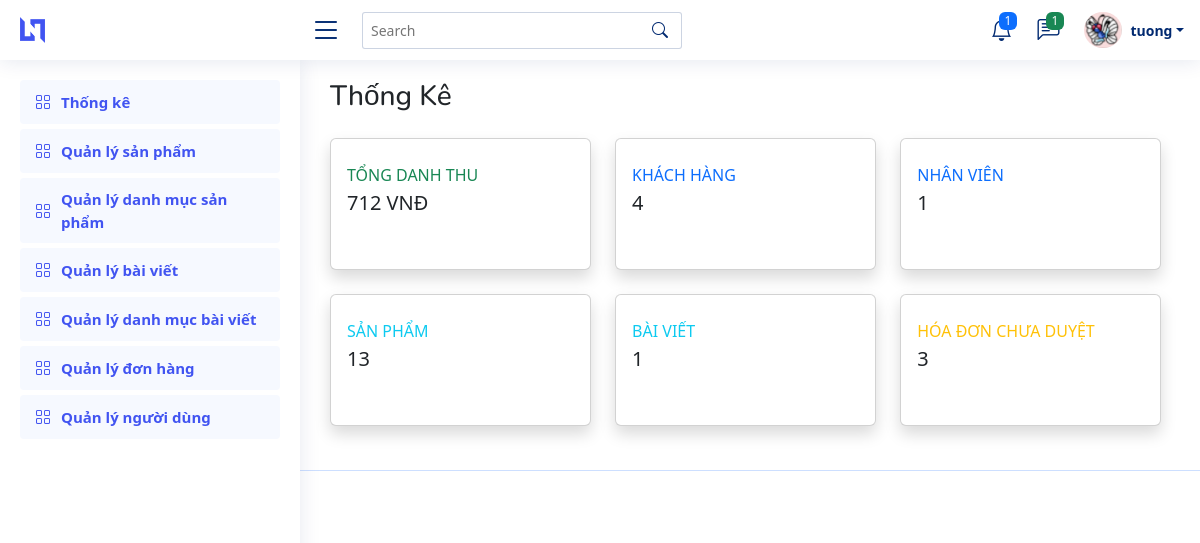
Screenshot of /Admin/index.php (signed in) with the database file from the repository.
### tables this page shows
CREATE TABLE `nguoidung` (
  `id_nguoidung` int(200) NOT NULL,
  `tennguoidung` varchar(200) NOT NULL,
  `diachi` varchar(200) NOT NULL,
  `matkhau` varchar(200) NOT NULL,
  `sdt` int(20) NOT NULL,
  `email` varchar(200) NOT NULL,
  `ma_pq` int(11) NOT NULL,
  `hinhanh` varchar(300) NOT NULL
);

### Admin/Controllers/home_controller.php (called while the page is built, shortened)
<?php
require_once("Model/home.php");
class Home_controller{
    var $home_model;
    public function __construct(){
        $this->home_model=new Home() ;
    }
    function list(){
        $id=$_SESSION["id_nguoidung"];
        $data_nd=$this->home_model->tt_nguoidung($id);
        $data_nv=$this->home_model->nhanvien();
        require_once("View/index.php");
    }
}

### Admin/Model/connection.php (called while the page is built, shortened)
<?php
    class connection{
        function __construct()
        {
            $severname ="localhost";
            $username ="root";
            $password ="";
            $db_name ="web_mycay";
            $this->mysqli = new mysqli($severname,$username,$password,$db_name);
        }
    }
?>

### Admin/Model/model.php (called while the page is built, shortened)
<?php
require_once("connection.php");
class Model{
    var $mysqli;
     public function __construct(){
        $conn_model=new connection();
        $this->mysqli=$conn_model->mysqli;
     }
     function tt_nguoidung($id){
      $query= "SELECT * FROM nguoidung where id_nguoidung ='$id' limit 1";
     return $this->mysqli->query($query)->fetch_assoc();
  }
}

### Admin/Model/home.php (called while the page is built, shortened)
<?php
require_once("model.php");
class Home extends Model{
 function nhanvien(){
    $query="SELECT*FROM nguoidung where ma_pq='2' ";
    require("result.php");
      return $data;
 }
}

### Admin/Model/result.php (called while the page is built, shortened)
<?php
$result = $this->mysqli->query($query);
?>

### Admin/View/menu.php (the view, shortened to what this page needs)
<header id="header" class="header fixed-top d-flex align-items-center">
  <div class="d-flex align-items-center justify-content-between">
    <a href="index.html" class="logo d-flex align-items-center">
      <img src="assets/img/logo.png" alt="">
    </a>
    <i class="bi bi-list toggle-sidebar-btn"></i>
  </div>
  <div class="search-bar">
    <form class="search-form d-flex align-items-center" method="POST" action="#">
      <input type="text" name="query" placeholder="Search" title="Enter search keyword">
      <button type="submit" title="Search"><i class="bi bi-search"></i></button>
    </form>
  </div>
  <nav class="header-nav ms-auto">
    <ul class="d-flex align-items-center">
      <li class="nav-item dropdown">
        <a class="nav-link nav-icon" href="#" data-bs-toggle="dropdown">
          <i class="bi bi-bell"></i>
          <span class="badge bg-primary badge-number">1</span>
        </a>
      </li>
      <li class="nav-item dropdown">
        <a class="nav-link nav-icon" href="#" data-bs-toggle="dropdown">
          <i class="bi bi-chat-left-text"></i>
          <span class="badge bg-success badge-number">1</span>
        </a>
      </li>
      <li class="nav-item dropdown pe-3">
        <a class="nav-link nav-profile d-flex align-items-center pe-0" href="#" data-bs-toggle="dropdown">
          <img src="../Public/img/<?php echo $data_nd["hinhanh"] ?>" alt="Profile" class="rounded-circle">
          <span class="d-none d-md-block dropdown-toggle ps-2"><?php echo $data_nd["tennguoidung"] ?></span>
        </a>
      </li>
    </ul>
  </nav>
</header>
<aside id="sidebar" class="sidebar">
  <ul class="sidebar-nav" id="sidebar-nav">
    <li class="nav-item">
      <a class="nav-link " href="?">
        <i class="bi bi-grid"></i>
        <span>Thống kê    </span>
      </a>
    </li>
 <li class="nav-item">
      <a class="nav-link " href="?quanly=sanpham&action=lietke">
        <i class="bi bi-grid"></i>
        <span>Quản lý sản phẩm</span>
      </a>
    </li>
 <li class="nav-item">
      <a class="nav-link " href="?quanly=danhmuc_sp&action=lietke">
        <i class="bi bi-grid"></i>
        <span>Quản lý danh mục sản phẩm</span>
      </a>
    </li>
 <li class="nav-item">
      <a class="nav-link " href="?quanly=baiviet&action=lietke">
        <i class="bi bi-grid"></i>
        <span>Quản lý bài viết</span>
      </a>
    </li>
 <li class="nav-item">
      <a class="nav-link " href="?quanly=danhmuc_bv&action=lietke">
        <i class="bi bi-grid"></i>
        <span>Quản lý danh mục bài viết</span>
      </a>
    </li>
 <li class="nav-item">
      <a class="nav-link " href="?quanly=donhang&action=lietke">
        <i class="bi bi-grid"></i>
        <span>Quản lý đơn hàng</span>
      </a>
    </li>
 <li class="nav-item">
      <a class="nav-link " href="?quanly=nguoidung&action=lietke">
        <i class="bi bi-grid"></i>
        <span>Quản lý người dùng</span>
      </a>
    </li>
  </ul>
</aside>

### Admin/Public/css/style.css (style rules this page uses)
:root { scroll-behavior: smooth; }
body { font-family: "Open Sans", sans-serif; background: #f6f9ff; color: #444444; }
a { color: #4154f1; text-decoration: none; }
.logo { line-height: 1; }
@media (min-width: 1200px) { .logo { width: 280px; } }
.logo img { max-height: 26px; margin-right: 6px; }
.header { transition: all 0.5s; z-index: 997; height: 60px; box-shadow: 0px 2px 20px rgba(1, 41, 112, 0.1); background-color: #fff; padding-left: 20px; }
.header .toggle-sidebar-btn { font-size: 32px; padding-left: 10px; cursor: pointer; color: #012970; }
.header .search-bar { min-width: 360px; padding: 0 20px; }
.header .search-form { width: 100%; }
.header .search-form input { border: 0; font-size: 14px; color: #012970; border: 1px solid rgba(1, 41, 112, 0.2); padding: 7px 38px 7px 8px; border-radius: 3px; transition: 0.3s; width: 100%; }
.header .search-form button { border: 0; padding: 0; margin-left: -30px; background: none; }
.header .search-form button i { color: #012970; }
.header-nav ul { list-style: none; }
.header-nav>ul { margin: 0; padding: 0; }
.header-nav .nav-icon { font-size: 22px; color: #012970; margin-right: 25px; position: relative; }
.header-nav .nav-profile { color: #012970; }
.header-nav .nav-profile img { max-height: 36px; }
.header-nav .nav-profile span { font-size: 14px; font-weight: 600; }
.header-nav .badge-number { position: absolute; inset: -2px -5px auto auto; font-weight: normal; font-size: 12px; padding: 3px 6px; }
.sidebar { position: fixed; top: 60px; left: 0; bottom: 0; width: 300px; z-index: 996; transition: all 0.3s; padding: 20px; overflow-y: auto; scrollbar-width: thin; scrollbar-color: #aab7cf transparent; box-shadow: 0px 0px 20px rgba(1, 41, 112, 0.1); background-color: #fff; }
.sidebar-nav { padding: 0; margin: 0; list-style: none; }
.sidebar-nav li { padding: 0; margin: 0; list-style: none; }
.sidebar-nav .nav-item { margin-bottom: 5px; }
.sidebar-nav .nav-link { display: flex; align-items: center; font-size: 15px; font-weight: 600; color: #4154f1; transition: 0.3; background: #f6f9ff; padding: 10px 15px; border-radius: 4px; }
.sidebar-nav .nav-link i { font-size: 16px; margin-right: 10px; color: #4154f1; }

### rows the page displays
nguoidung: hinhanh (picture), tennguoidung "tuong"

### other values shown
$tien "712"
count($data_kh) "4"
count($data_nv) "1"
count($data_sp) "13"
count($data_bv) "1"
count($data_cd) "3"
